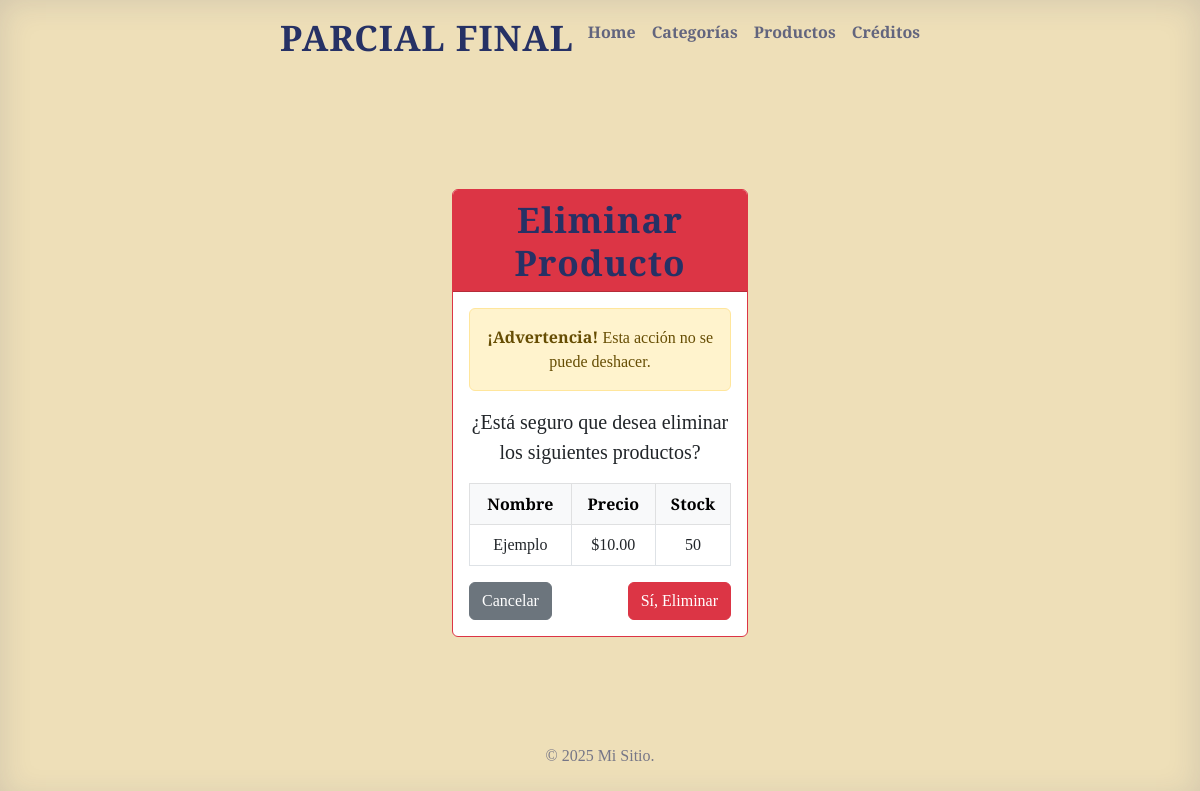
Screenshot of /principal/productos/eliminar/1/ with the database file from the repository.
### Apps/principal/models.py (models this page shows, shortened)
class Producto(models.Model):
    nombre = models.CharField(max_length=200, verbose_name="Nombre del Producto")
    descripcion = models.TextField(verbose_name="Descripción")
    precio = models.DecimalField(max_digits=10, decimal_places=2, verbose_name="Precio")
    categoria = models.ForeignKey(
        Categoria,
        on_delete=models.CASCADE,
        related_name='productos',
        verbose_name="Categoría"
    )
    stock = models.IntegerField(default=0, verbose_name="Stock")
    fecha_creacion = models.DateTimeField(auto_now_add=True, verbose_name="Fecha de Creación")
    fecha_actualizacion = models.DateTimeField(auto_now=True, verbose_name="Última Actualización")
    activo = models.BooleanField(default=True, verbose_name="Activo")
    class Meta:
        verbose_name = "Producto"
        verbose_name_plural = "Productos"
        ordering = ['-fecha_creacion']

### Apps/principal/views.py (the view)
# urls.py: path('productos/eliminar/<int:pk>/', eliminar_producto, name='eliminar_producto'),
def eliminar_producto(request, pk):
    producto = get_object_or_404(Producto, pk=pk)
    if request.method == 'POST':
        producto.delete()
        messages.success(request, 'Producto eliminado exitosamente.')
        return redirect('principal:productosapp')
    return render(request, 'eliminar_producto.html', {
        'productos': Producto.objects.all()
    })

### Apps/principal/templates/eliminar_producto.html (shortened to what this page needs)
{% extends 'base.html' %}
{% block content %}
<div class="container mt-4">
    <div class="row justify-content-center">
        <div class="col-md-6">
            <div class="card border-danger">
                <div class="card-header bg-danger text-white">
                    <h3 class="mb-0">Eliminar Producto</h3>
                </div>
                <div class="card-body">
                    <div class="alert alert-warning" role="alert">
                        <strong>¡Advertencia!</strong> Esta acción no se puede deshacer.
                    </div>
                    <p class="lead">¿Está seguro que desea eliminar los siguientes productos?</p>
                    <div class="table-responsive">
                        <table class="table table-bordered">
                            <thead class="table-light">
                                <tr>
                                    <th>Nombre</th>
                                    <th>Precio</th>
                                    <th>Stock</th>
                                </tr>
                            </thead>
                            <tbody>
                                {% for producto in productos %}
                                <tr>
                                    <td>{{ producto.nombre }}</td>
                                    <td>${{ producto.precio }}</td>
                                    <td>{{ producto.stock }}</td>
                                </tr>
                                {% endfor %}
                            </tbody>
                        </table>
                    </div>
                    <form method="POST">
                        <div class="d-flex justify-content-between">
                            <a href="{% url 'principal:productosapp' %}" class="btn btn-secondary">
                                 Cancelar
                            </a>
                            <button type="submit" class="btn btn-danger">
                                 Sí, Eliminar
                            </button>
                        </div>
                    </form>
                </div>
            </div>
        </div>
    </div>
</div>
{% endblock %}

### Apps/home/templates/base.html (style rules this page uses)
body { background-color: #eedfb8; color: #263165; font-family: 'Playfair Display', 'Times New Roman', serif; text-shadow: none; box-shadow: inset 0 0 2rem rgba(38, 49, 101, .15); }
h3 { color: #263165; font-size: 2.2rem; font-weight: 700; letter-spacing: 1px; }

### rows the page displays
Producto: nombre "Ejemplo", precio "10.00", stock "50"
